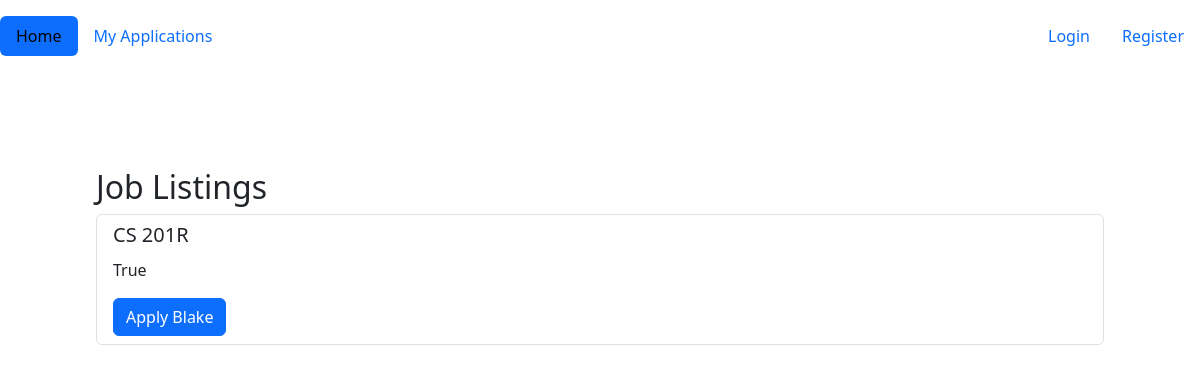
Before: / with the older database file.
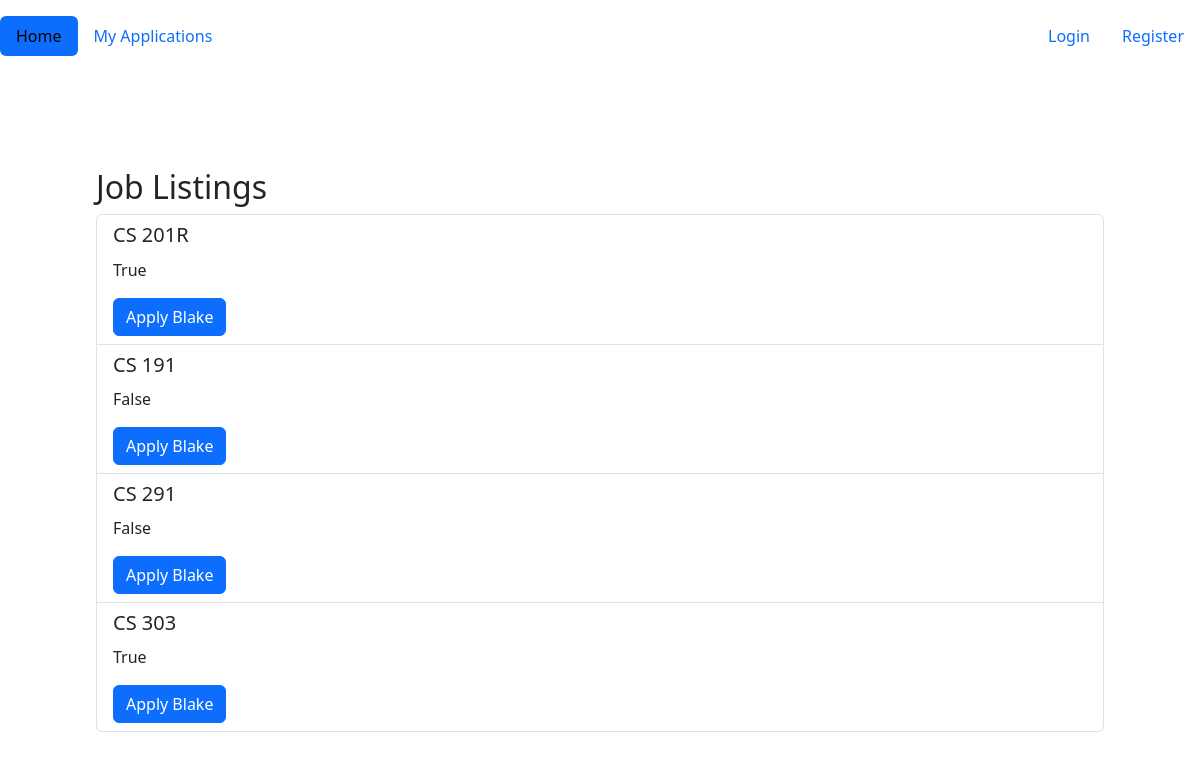
After: the same page with the newer database file.
### gta/model/models.py (models this page shows)
class Jobs(db.Model):
    __tablename__ = "Jobs"
    job_id = db.Column(db.Integer,autoincrement=True, primary_key=True )
    role_id = db.Column(db.Integer, db.ForeignKey("Roles.role_id"))
    course_required = db.Column(db.Integer, db.ForeignKey("Courses.course_id"))
    certification_required = db.Column(db.Boolean, nullable=False)
    status = db.Column(db.Boolean, nullable=False)
    user_id = db.Column(db.Integer, db.ForeignKey("Users.user_id"))

class Courses(db.Model):
    __tablename__ = "Courses"
    course_id = db.Column(db.Integer, primary_key=True)
    course_name = db.Column(db.String(25), nullable=False)
    course_level = db.Column(db.String(50), nullable=False)
    major_id = db.Column(db.Integer, db.ForeignKey("Majors.major_id"))

### gta/main/routes.py (the view)
@mbp.route('/')
def Home():
    with app.app_context():
        resj = db.session.execute(db.select(Courses.course_name, Jobs.certification_required, Roles.role_name).where(Jobs.role_id == Roles.role_id).where(Jobs.course_required == Courses.course_id)).all()
    jobs = [r for r in resj]
    return render_template("index.html", jobs=jobs)

### gta/templates/index.html
{% extends 'base.html' %}
{% block content %}
<h2>Job Listings</h2>
<ul class="list-group">
    {% for j in jobs %}
        <li class="list-group-item">
            <h5>{{ j[0] }} <span class="badge badge-secondary">{{ j[2] }}</span></h5>
            <p>{{ j[1] }}</p>
            <a href="#" class="btn btn-primary">Apply Blake</a>
        </li>
    {% endfor %}
</ul>
{% endblock %}

### gta/templates/base.html (shortened to what this page needs)
{% from 'bootstrap5/nav.html' import render_nav_item %}
<!DOCTYPE html>
    <head>
        {% block styles %}
            {{ bootstrap.load_css() }}
            <link rel="stylesheet" href="{{ url_for('static', filename='style.css')}}" type="text/css">
        {% endblock %}
    </head>
    <body>
        <nav class="navbar navbar-extended-sm">
            <div class="navbar navbar-nav mr-auto">
                <ul class="nav nav-pills">
                    {{ render_nav_item('main.Home', 'Home') }}
                    {{ render_nav_item('main.ApplicationsPage', 'My Applications') }}
                </ul>
            </div>
            <div class="navbar navbar-nav ml-auto">
                <ul class="nav nav-pills">
                    {% if current_user.is_authenticated %}
                        {{ render_nav_item('main.AccountPage', current_user)}}
                        {{ render_nav_item('main.Logout', 'Logout')}}
                    {% else %}
                        {{ render_nav_item('form.LoginPage', 'Login') }}
                        {{ render_nav_item('form.RegisterPage', 'Register') }}
                    {% endif %}
                </ul>
            </div>
        </nav>
    <main class="m-5 p-5">
        {% block content %}
        {% endblock %}
    </main>
    </body>
</html>

Changed rows visible on the page:
added Jobs: course_name "CS 191", certification_required "False"
added Jobs: course_name "CS 291", certification_required "False"
added Jobs: course_name "CS 303", certification_required "True"
